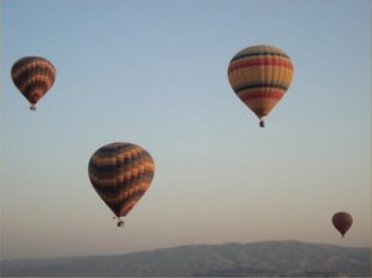
#> input picture images/balloon.png, 372 x 278 px
$ python remove-green-screen.py
#> lines starting #> are read from the running program, lines starting #| are printed output that depends on the picture; after the words box and inside, x2 and y2 are one past the last pixel; in counts of white or black regions, pixels touching at a corner belong together
import cv2 as cv
import numpy as np
from matplotlib import pyplot as plt

# create video capture
video_capture = cv.VideoCapture("../videos/akhavan-green-bg.mp4")

# window config
window_name = "video"
cv.namedWindow(window_name, cv.WINDOW_NORMAL)

# read background image
background_img = cv.imread("../images/balloon.png")
#> background_img is the input picture: shape (278, 372, 3); mean B, G, R 157, 154.6, 149.1

# get width, height frame
frame_width = int(video_capture.get(cv.CAP_PROP_FRAME_WIDTH))
frame_height = int(video_capture.get(cv.CAP_PROP_FRAME_HEIGHT))

# resize background image
resize_background_img = cv.resize(background_img, (frame_width, frame_height))

while True:
    ret, frame = video_capture.read() # read frame and video capture
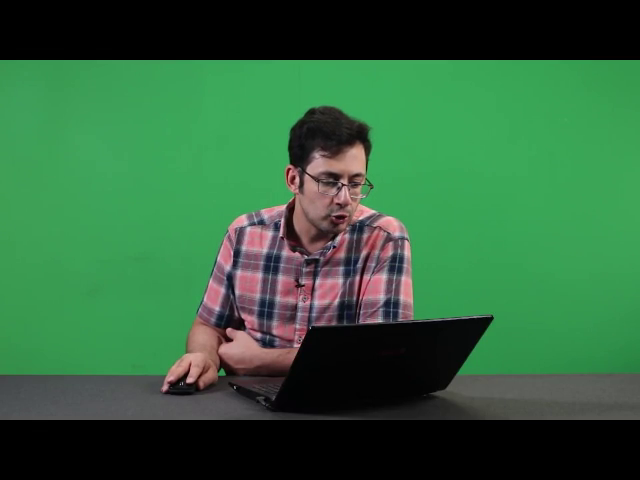
#> input picture frame 26 of videos/akhavan-green-bg.mp4, 640 x 480 px
#> frame is the input picture: shape (480, 640, 3); mean B, G, R 60.4, 98.2, 48.8
    if not ret: # if video is not, break loop
        break

    # convert BGR frame to LAB channel
    LAB_frame = cv.cvtColor(frame, cv.COLOR_BGR2LAB)
#> LAB_frame: shape (480, 640, 3); mean of channels 0, 1, 2 94.8, 105.8, 143.8
    a_channel = LAB_frame[..., 1]
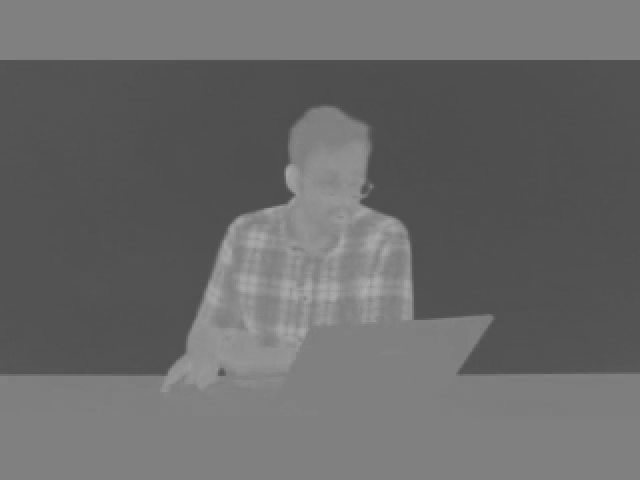
#> a_channel: shape (480, 640); min 77, max 174, mean 105.8
    ret, mask = cv.threshold(a_channel, 0, 255, cv.THRESH_BINARY+cv.THRESH_OTSU)
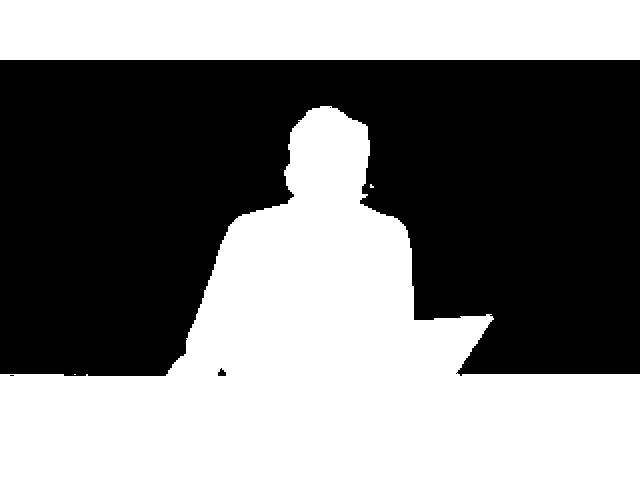
#> mask: shape (480, 640); 49.1% white; 4 white regions (2 under 20 px), largest, box (x1, y1, x2, y2) and area: (0, 106, 640, 480) 112301, (0, 0, 640, 60) 38400
#> ret = 106
    mask_reverse = cv.bitwise_not(mask)

    # update frame
    frame_without_bg = cv.bitwise_and(frame, frame, mask=mask)
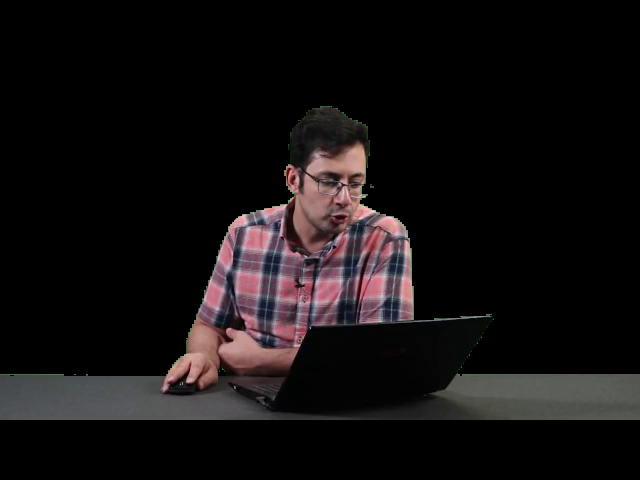
#> frame_without_bg: shape (480, 640, 3); mean B, G, R 16.8, 16.2, 19.6
    frame_with_new_bg = cv.bitwise_and(resize_background_img, resize_background_img, mask=mask_reverse)
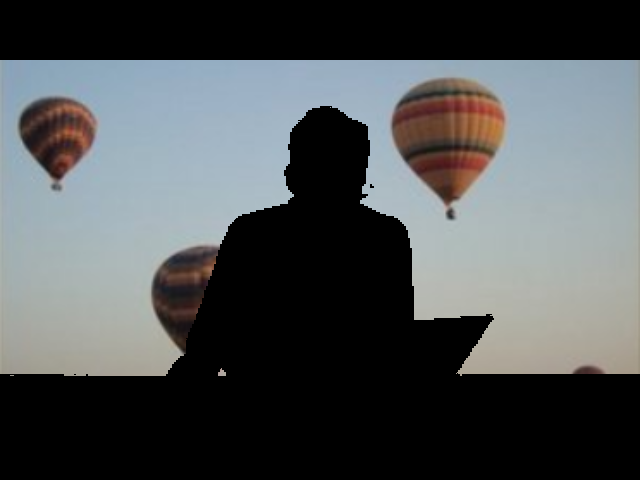
#> frame_with_new_bg: shape (480, 640, 3); mean B, G, R 84.5, 83, 79.3
    output = cv.add(frame_without_bg, frame_with_new_bg)
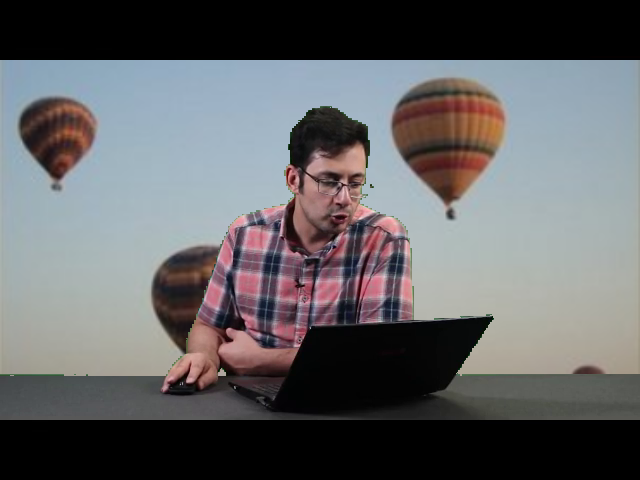
#> output: shape (480, 640, 3); mean B, G, R 101.3, 99.2, 98.9

    cv.imshow(window_name, output) # show frame
    key = cv.waitKey(50)
#> (key q is pressed here)
    if key == ord("q"): # press "q" to exit
        print("exit")
        break
cv.destroyAllWindows()

# Show output in diffrent methods
images = [
    frame,
    LAB_frame,
    a_channel,
    mask,
    mask_reverse,
    frame_without_bg,
    frame_with_new_bg,
    output
]
titles = [
    "Original frame",
    "LAB frame",
    "'A' channel",
    "Mask",
    "Reverse Mask (bitwise not)",
    "Frame without background",
    "Frame with new background",
    "Finall output"
]

fig, axes = plt.subplots(4, 2, figsize=(15, 7))
for ax, image, title in zip(axes.ravel(), images, titles):
    if image.ndim == 2:
        ax.imshow(image, cmap="gray")
    else:
        ax.imshow(image[..., ::-1])
    ax.set_title(title)
    ax.axis("off")
#> this loop made 8 passes
#> title on passes 1 to 8: 'Original frame', 'LAB frame', "'A' channel", 'Mask', 'Reverse Mask (bitwise not)', 'Frame without background', 'Frame with new background', 'Finall output'
plt.tight_layout()
plt.show()
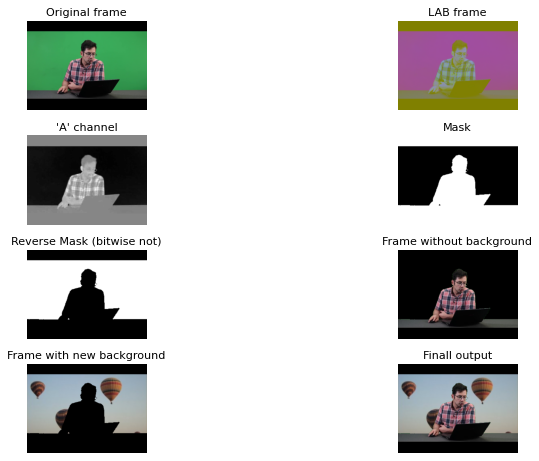
#> figure drawn by matplotlib, 8 panels
